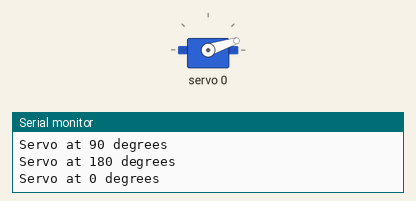
This sketch was run on a simulated Arduino Uno, built with avr-gcc and run on an emulated ATmega328P. Parts: servo, the last lines printed to the serial monitor.

Above: at 3.05 s.
At 4.5 s:
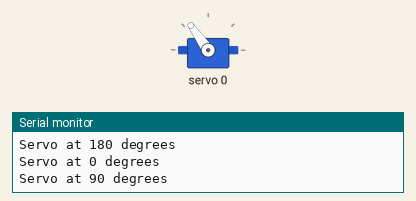
At 6.0 s:
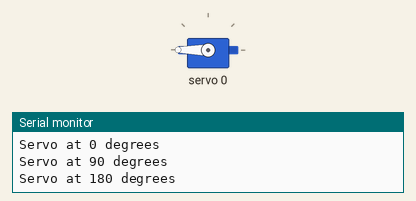
Timing chart, 0 to 9.9 s (numbered marks = the images above):
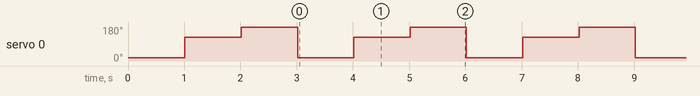

The sketch:

servo_rotation.ino
```cpp
#include <Wire.h>
#include <Adafruit_PWMServoDriver.h>

// Create an instance of the PCA9685 driver
Adafruit_PWMServoDriver pwm = Adafruit_PWMServoDriver();

#define SERVO_MIN 150 // Minimum pulse length count (for 0 degrees)
#define SERVO_MAX 600 // Maximum pulse length count (for 180 degrees)
#define SERVO_CHANNEL 0 // Channel on PCA9685 to which the servo is connected

// Function to map degree angles to pulse length
int angleToPulse(int angle) {
  return map(angle, 0, 180, SERVO_MIN, SERVO_MAX);
}

void setup() {
  Serial.begin(115200);
  Serial.println("Initializing PCA9685...");

  pwm.begin();
  pwm.setPWMFreq(50); // Standard servo PWM frequency: 50Hz
  delay(10); // Give time for the PCA9685 to initialize

  Serial.println("Rotating servo...");

  pwm.setPWM(SERVO_CHANNEL, 0, angleToPulse(0));
  Serial.println("Servo at 0 degrees");
  delay(1000); // Wait for 1 second

  // Rotate servo to 90 degrees
  pwm.setPWM(SERVO_CHANNEL, 0, angleToPulse(90));
  Serial.println("Servo at 90 degrees");
  delay(1000); // Wait for 1 second

  // Rotate servo to 180 degrees
  pwm.setPWM(SERVO_CHANNEL, 0, angleToPulse(180));
  Serial.println("Servo at 180 degrees");
  delay(1000); // Wait for 1 second
}

void loop() {
 pwm.setPWM(SERVO_CHANNEL, 0, angleToPulse(0));
  Serial.println("Servo at 0 degrees");
  delay(1000); // Wait for 1 second

  // Rotate servo to 90 degrees
  pwm.setPWM(SERVO_CHANNEL, 0, angleToPulse(90));
  Serial.println("Servo at 90 degrees");
  delay(1000); // Wait for 1 second

  // Rotate servo to 180 degrees
  pwm.setPWM(SERVO_CHANNEL, 0, angleToPulse(180));
  Serial.println("Servo at 180 degrees");
  delay(1000);
}
```

finalstepper.ino
```cpp

```

Measured:
- by itself, servo 0: repeats every 3.0 s: 180° 1.0 s, 18° 1.0 s, 125° 1.0 s
